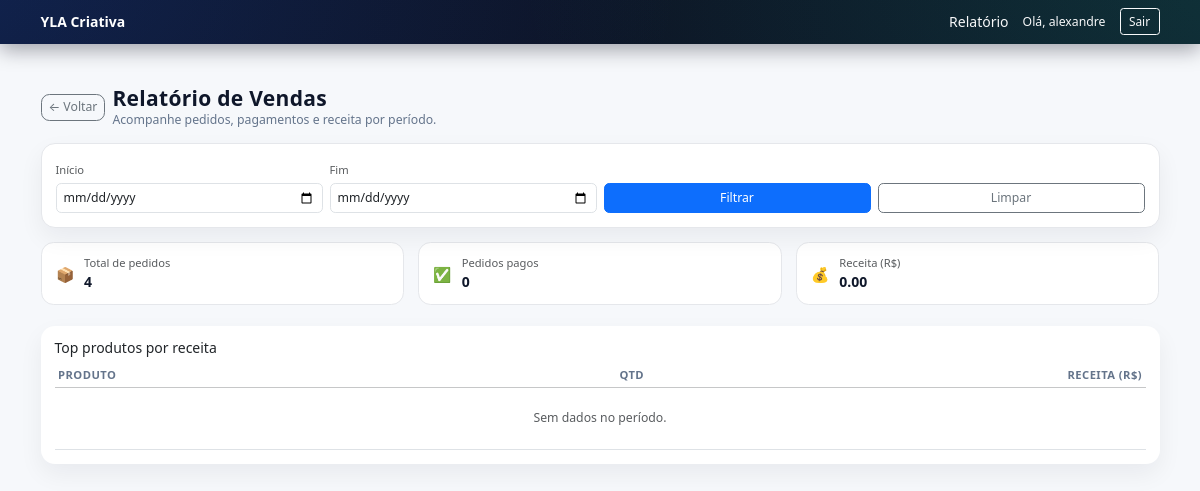
/relatorios/vendas/ (signed in), run on an earlier commit of the app's database.
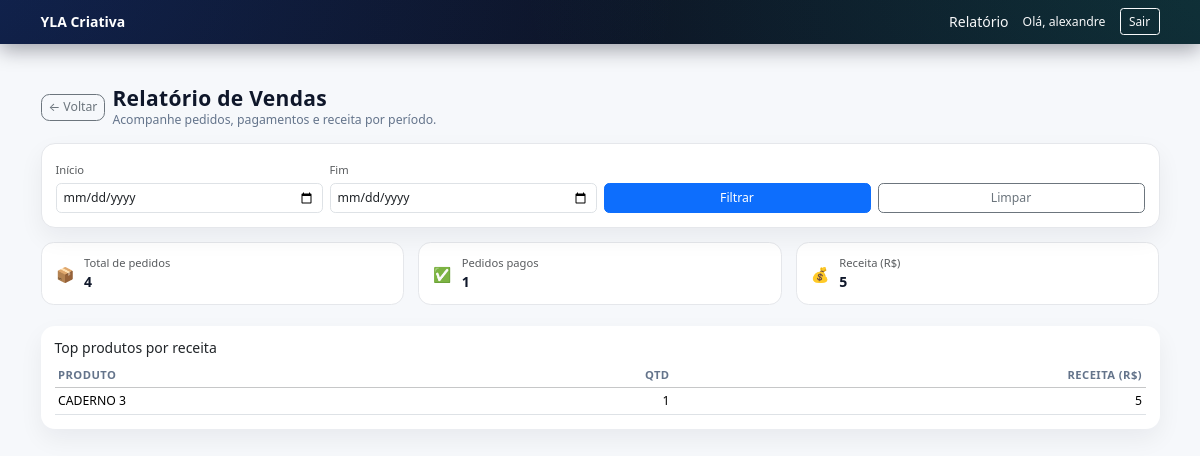
And on a later commit of the database.
### vendas/models.py (models this page shows, shortened)
class Product(models.Model):
    title = models.CharField("Título", max_length=160)
    slug = models.SlugField(unique=True, max_length=180, editable=False)
    checkout_token = models.UUIDField(default=uuid.uuid4, editable=False, unique=True)
    description = models.TextField("Descrição", blank=True)
    image = models.ImageField(
        "Imagem",
        upload_to="produtos/imagens/",
        blank=True, null=True,
        **IMAGE_STORAGE_KW,
    )
    video_url = models.URLField("Vídeo (URL)", blank=True)
    digital_file = models.FileField(
        "Arquivo digital",
        upload_to="produtos/arquivos/",
        blank=True, null=True,
        **RAW_STORAGE_KW,
    )
    price = models.DecimalField("Preço (R$)", max_digits=10, decimal_places=2)
    promo_active = models.BooleanField("Promoção ativa?", default=False)
    promo_price = models.DecimalField(
        "Preço promocional (R$)", max_digits=10, decimal_places=2, blank=True, null=True
    )
    active = models.BooleanField("Ativo", default=True)
    created_at = models.DateTimeField(auto_now_add=True)
    class Meta:
        ordering = ["-created_at"]

### vendas/views.py (the view)
# urls.py: path("relatorios/vendas/", views.sales_report, name="sales_report"),
@staff_member_required
def sales_report(request):
    start = request.GET.get("start")
    end = request.GET.get("end")
    qs = Order.objects.all()
    if start:
        qs = qs.filter(created_at__date__gte=start)
    if end:
        qs = qs.filter(created_at__date__lte=end)
    agg = qs.aggregate(
        total_vendas=Count("id"),
        total_pago=Count("id", filter=Q(status="paid")),
        receita=Sum("amount", filter=Q(status="paid")),
    )
    top = (
        qs.filter(status="paid")
        .values("product__title")
        .annotate(qtd=Count("id"), receita=Sum("amount"))
        .order_by("-receita")[:10]
    )
    return render(request, "vendas/report.html", {"agg": agg, "top": top, "start": start, "end": end})

### vendas/context_processors.py (called while the page is built)
def company(request):
    c = Company.objects.filter(active=True).order_by("-created_at").first()
    return {"company": c}

### vendas/templates/vendas/report.html (shortened to what the changed rows need)
<!doctype html>
<html lang="pt-br">
<head>
  <link href="https://cdn.jsdelivr.net/npm/bootstrap@5.3.3/dist/css/bootstrap.min.css" rel="stylesheet" />
</head>
<body>
<main class="container py-4 py-md-5">
  <div class="page-head mb-3">
    <div class="d-flex align-items-center gap-2">
      <div>
        <h1 class="h4 title">Relatório de Vendas</h1>
      </div>
    </div>
  </div>
  <div class="row g-3">
    <div class="col-md-4">
      <div class="metric">
        <div>
          <div class="text-muted small">Pedidos pagos</div>
          <div class="val">{{ agg.total_pago|default:0 }}</div>
        </div>
      </div>
    </div>
    <div class="col-md-4">
      <div class="metric">
        <div>
          <div class="text-muted small">Receita (R$)</div>
          <div class="val">{{ agg.receita|default:"0.00" }}</div>
        </div>
      </div>
    </div>
  </div>
  <div class="card card-clean mt-4">
    <div class="card-body">
      <div class="d-flex align-items-center justify-content-between mb-2">
        <h2 class="h6 m-0">Top produtos por receita</h2>
      </div>
      <div class="table-responsive">
        <table class="table table-sm table-hover align-middle mb-0">
          <thead class="table-light">
            <tr>
              <th>Produto</th>
              <th class="text-end">Qtd</th>
              <th class="text-end">Receita (R$)</th>
            </tr>
          </thead>
          <tbody>
            {% for row in top %}
              <tr>
                <td class="text-truncate" style="max-width: 420px;" title="{{ row.product__title }}">{{ row.product__title }}</td>
                <td class="text-end">{{ row.qtd }}</td>
                <td class="text-end">{{ row.receita }}</td>
              </tr>
            {% empty %}
              <tr>
                <td colspan="3" class="text-center text-muted py-4">Sem dados no período.</td>
              </tr>
            {% endfor %}
          </tbody>
        </table>
      </div>
    </div>
  </div>
</main>
</body>
</html>

What changed in the data, as far as the page shows it:
now on this page (row edited): Product: product__title "CADERNO 3", qtd "1", receita "5"
Also different on the page:
{{ agg.total_pago|default:0 }}: "0" → "1"
{{ agg.receita|default:"0.00" }}: "0.00" → "5"
text no longer shown: "Sem dados no período."
